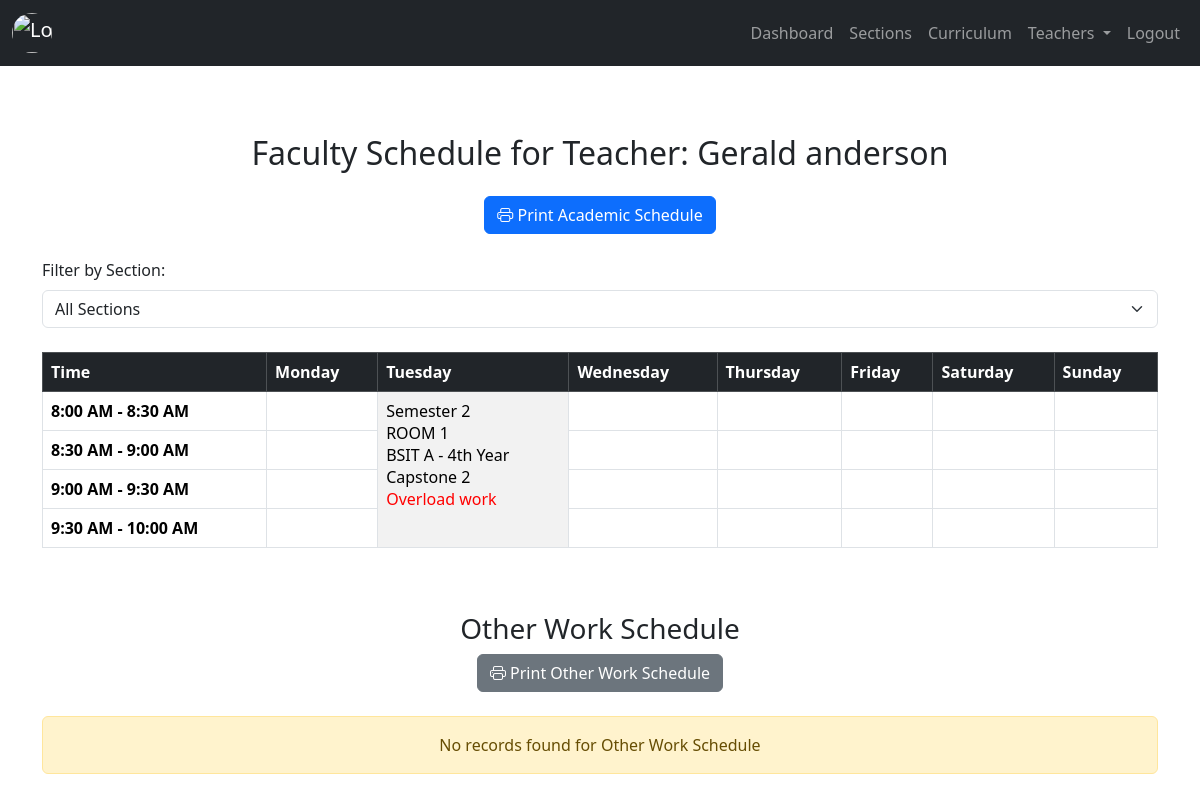
/admin/view_schedule.php?teacher_id=1 (signed in), run on the app's committed database.
### tables this page shows
CREATE TABLE `tblfacultymember` (
  `teacher_id` int(11) NOT NULL,
  `ID_code` varchar(60) NOT NULL,
  `fname` varchar(60) NOT NULL,
  `mname` varchar(60) NOT NULL,
  `lname` varchar(60) NOT NULL,
  `designation` varchar(60) NOT NULL,
  `totalweekly_hrs` varchar(60) DEFAULT NULL,
  `Password` varchar(60) DEFAULT NULL,
  `teacher_status` int(11) NOT NULL DEFAULT 1 COMMENT '0=archive,1=active'
);

CREATE TABLE `tblworkschedule` (
  `ws_id` int(11) NOT NULL,
  `ws_schedule_id` int(11) NOT NULL,
  `ws_sectionId` int(11) NOT NULL,
  `ws_roomCode` varchar(60) NOT NULL,
  `ws_CurriculumID` int(11) NOT NULL,
  `ws_subtStartTimeAssign` time NOT NULL,
  `ws_subtEndTimeAssign` time NOT NULL,
  `ws_typeOfWork` varchar(60) NOT NULL,
  `ws_ol_request_status` varchar(60) DEFAULT NULL,
  `ws_status` varchar(60) NOT NULL DEFAULT 'regular_work'
);

CREATE TABLE `tblcurriculum` (
  `subject_id` int(11) NOT NULL,
  `subject_code` varchar(60) NOT NULL,
  `subject_name` varchar(60) NOT NULL,
  `lab_num` int(11) NOT NULL,
  `lec_num` int(11) NOT NULL,
  `hours` int(11) NOT NULL,
  `semester` int(11) NOT NULL,
  `designated_year_level` int(11) NOT NULL,
  `subject_status` int(11) NOT NULL DEFAULT 1 COMMENT '0=archive,1=exist',
  `subject_date_added` timestamp NOT NULL DEFAULT current_timestamp() ON UPDATE current_timestamp()
);

CREATE TABLE `tblsection` (
  `sectionId` int(11) NOT NULL,
  `course` varchar(60) NOT NULL,
  `year_level` varchar(60) NOT NULL,
  `section` varchar(60) NOT NULL,
  `section_status` int(11) NOT NULL DEFAULT 1 COMMENT '0=archive, 1=exist'
);

### admin/backend/db.php (called while the page is built, shortened)
<?php
class db_connect
{
    public $host = db_host;
    public $user = db_user;
    public $pass = db_pass;
    public $name = db_name;
    public function connect()
    {
        try {
            $this->conn = new mysqli($this->host, $this->user, $this->pass, $this->name);
        } catch (\Throwable $th) {
            header("Location:setup.php");
        }
    }
}

### admin/backend/class.php (called while the page is built, shortened)
<?php
include ('db.php');
class global_class extends db_connect
{
    public function getTeacherInfo($teacher_id){
        $query = "
            SELECT *
            FROM tblfacultymember as teacher
            WHERE teacher.teacher_id  = '$teacher_id'
        ";
        $result = $this->conn->query($query);
        if ($result) {
            if ($result->num_rows > 0) {
                $schedules = $result->fetch_all(MYSQLI_ASSOC);
                return $schedules;
            } else {
                $result->free();
                return [];
            }
        } else {
            return false;
        }
    }
    public function view_AcademicSchedule($teacher_id)
    {
        $conn = $this->conn;
        $sql_time = "
            SELECT
                MIN(tws.ws_subtStartTimeAssign) AS min_start_time,
                MAX(tws.ws_subtEndTimeAssign) AS max_end_time
            FROM tblworkschedule tws
            JOIN tblschedule ts ON ts.sched_id = tws.ws_schedule_id
            WHERE ts.sched_teacher_id = $teacher_id
            AND (ws_ol_request_status IS NULL OR ws_ol_request_status = 'accept') AND YEAR(ts.sched_date_added) = YEAR(CURDATE())
        ";
        $result_time = $conn->query($sql_time);
        if ($result_time && $result_time->num_rows > 0) {
            $row_time = $result_time->fetch_assoc();
            $min_start_time = strtotime($row_time['min_start_time']);
            $max_end_time = strtotime($row_time['max_end_time']);
        } else {
            die("No schedule found for the specified teacher.");
        }
        $time_slots = [];
        $current_time = $min_start_time;
        while ($current_time < $max_end_time) {
            $start_time = date("g:i A", $current_time);
            $end_time = date("g:i A", $current_time + 1800);
            $time_slots[] = ['start' => $current_time, 'label' => "$start_time - $end_time"];
            $current_time += 1800;
        }
        $sql_schedule = "
            SELECT
                ts.sched_day,
                tws.ws_subtStartTimeAssign,
                tws.ws_subtEndTimeAssign,
                tws.ws_typeOfWork,
                tws.ws_status,
                tws.ws_roomCode,
                tc.subject_name,
                tc.semester,
                tsc.year_level,
                CONCAT(tsc.course, ' ', tsc.section) AS section
            FROM tblschedule ts
            JOIN tblworkschedule tws ON ts.sched_id = tws.ws_schedule_id
            JOIN tblcurriculum tc ON tc.subject_id = tws.ws_CurriculumID
            JOIN tblsection tsc ON tsc.sectionId = tws.ws_sectionId
            WHERE ts.sched_teacher_id = $teacher_id AND YEAR(ts.sched_date_added) = YEAR(CURDATE())
            ORDER BY
                FIELD(ts.sched_day, 'monday', 'tuesday', 'wednesday', 'thursday', 'friday', 'saturday', 'sunday'),
                tws.ws_subtStartTimeAssign
        ";
        $result_schedule = $conn->query($sql_schedule);
        $schedule = [];
        while ($row_schedule = $result_schedule->fetch_assoc()) {
            $day = ucfirst($row_schedule['sched_day']);
            $start_time = strtotime($row_schedule['ws_subtStartTimeAssign']);
            $end_time = strtotime($row_schedule['ws_subtEndTimeAssign']);
            $schedule[$day][] = [
                'start_time' => $start_time,
                'end_time' => $end_time,
                'work' => $row_schedule['ws_typeOfWork'],
                'room' => $row_schedule['ws_roomCode'],
                'subject_name' => $row_schedule['subject_name'],
                'section' => $row_schedule['section'],
                'ws_status' => $row_schedule['ws_status'],
                'year_level' => $row_schedule['year_level'],
                'semester' => $row_schedule['semester']
            ];
        }
        return [
            'schedule' => $schedule,
            'time_slots' => $time_slots
        ];
    }
}

### admin/backend/end-points/fetchAcademicSchedule.php (the view, shortened to what this page needs)
<h2 class="text-center mb-4">Faculty Schedule for Teacher: <span id="teacherName"><?= $teacherName; ?></span></h2>
<div class="text-center mb-4">
    <button onclick="printAcademicSchedule()" class="btn btn-primary">
        <i class="bi bi-printer"></i> Print Academic Schedule
    </button>
</div>
<div class="mb-4">
    <label for="sectionFilter" class="form-label">Filter by Section:</label>
    <select id="sectionFilter" class="form-select" onchange="filterBySection()">
        <option value="">All Sections</option>
    </select>
</div>
<?php
$academic_schedule = $view_AcademicSchedule['schedule'];
$time_slots = $view_AcademicSchedule['time_slots'];
$noRecordsFound = true;
foreach ($time_slots as $slot_index => $slot) {
    foreach (array_keys($academic_schedule) as $day) {
        if (!empty($academic_schedule[$day])) {
            $noRecordsFound = false;
            break 2;
        }
    }
}
if ($noRecordsFound) {
    echo '<div class="alert alert-warning text-center">No records found for Academic Schedule</div>';
} else {
    ?>
    <div class="table-responsive">
        <table class="table table-bordered" id="academicScheduleTable">
            <thead class="table-dark">
                <tr>
                    <th>Time</th>
                    <th>Monday</th>
                    <th>Tuesday</th>
                    <th>Wednesday</th>
                    <th>Thursday</th>
                    <th>Friday</th>
                    <th>Saturday</th>
                    <th>Sunday</th>
                </tr>
            </thead>
            <tbody>
            <?php
                $day_trackers = array_fill_keys(['Monday', 'Tuesday', 'Wednesday', 'Thursday', 'Friday', 'Saturday', 'Sunday'], 0);
                foreach ($time_slots as $slot_index => $slot): ?>
                    <tr>
                        <td class="fw-bold"><?= $slot['label']; ?></td>
                        <?php foreach (array_keys($day_trackers) as $day): ?>
                            <?php
                            if ($day_trackers[$day] > 0) {
                                $day_trackers[$day]--;
                                continue;
                            }
                            $merged = false;
                            foreach ($academic_schedule[$day] ?? [] as $key => $entry) {
                                $entry_start = $entry['start_time'];
                                $entry_end = $entry['end_time'];
                                $status = str_replace('_', ' ', ucfirst($entry['ws_status']));
                                $color = ($entry['ws_status'] === "regular_work") ? "green" : "red";
                                if ($entry_start >= $slot['start'] && $entry_start < $slot['start'] + 1800) {
                                    $rowspan = ceil(($entry_end - $entry_start) / 1800);
                                    echo "<td rowspan='$rowspan' class='schedule-entry' data-section='" .
                                         (isset($entry['section']) ? htmlspecialchars($entry['section']) : 'Vacant Hours') . "' style='background-color: #f2f2f2;'>";
                                    echo "<div>Semester {$entry['semester']}</div>";
                                    echo "<div>{$entry['room']}</div>";
                                    echo "<div>{$entry['section']} - {$entry['year_level']}</div>";
                                    echo "<div>{$entry['subject_name']}</div>";
                                    echo "<div style='color: $color;'>$status</div>";
                                    echo "</td>";
                                    $day_trackers[$day] = $rowspan - 1;
                                    unset($academic_schedule[$day][$key]);
                                    $merged = true;
                                    break;
                                }
                            }
                            if (!$merged) {
                                echo "<td></td>";
                            }
                            ?>
                        <?php endforeach; ?>
                    </tr>
                <?php endforeach; ?>
            </tbody>
        </table>
    </div>
<?php } ?>

### data on the page
tblfacultymember: teacherName "Gerald anderson"
tblworkschedule: ws_CurriculumID.semester "2", ws_roomCode "ROOM 1", section "BSIT A", ws_sectionId.year_level "4th Year", ws_CurriculumID.subject_name "Capstone 2", ws_status "Overload work"

### other printed values
$slot['label'] "8:00 AM - 8:30 AM"
$slot['label'] "8:30 AM - 9:00 AM"
$slot['label'] "9:00 AM - 9:30 AM"
$slot['label'] "9:30 AM - 10:00 AM"
